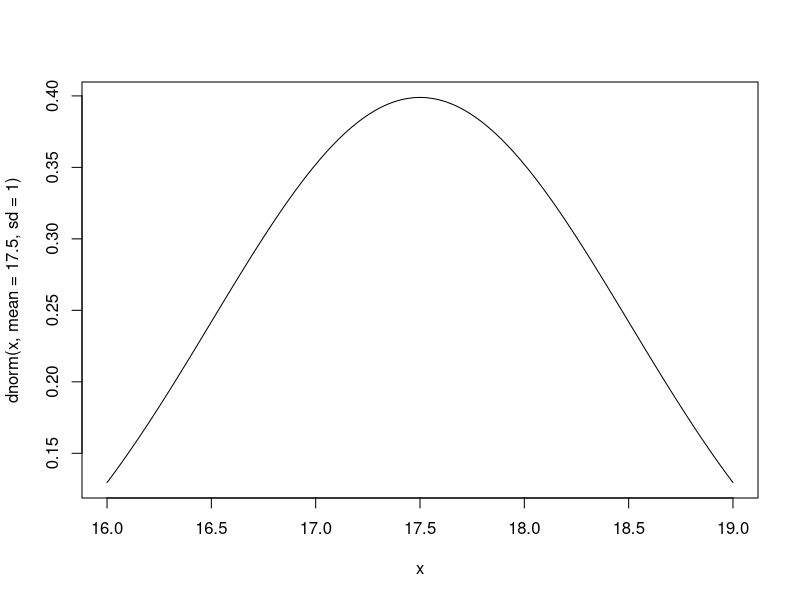
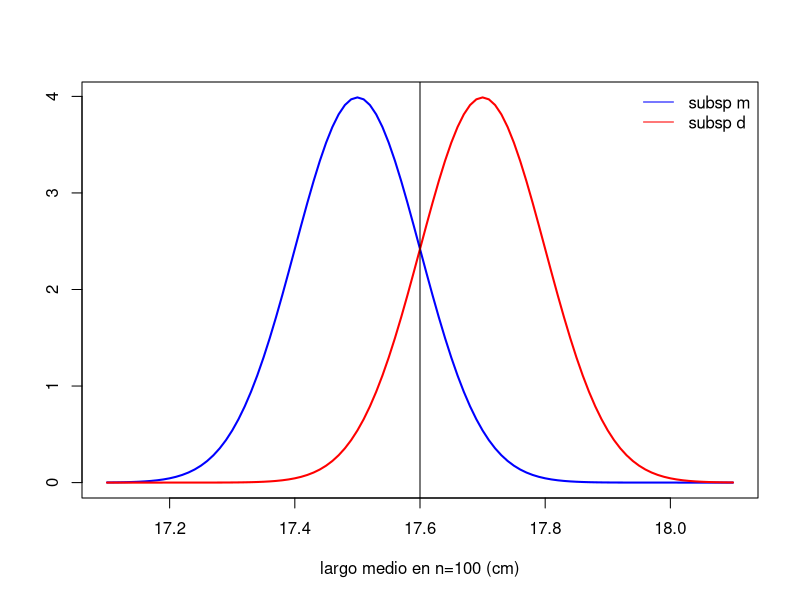
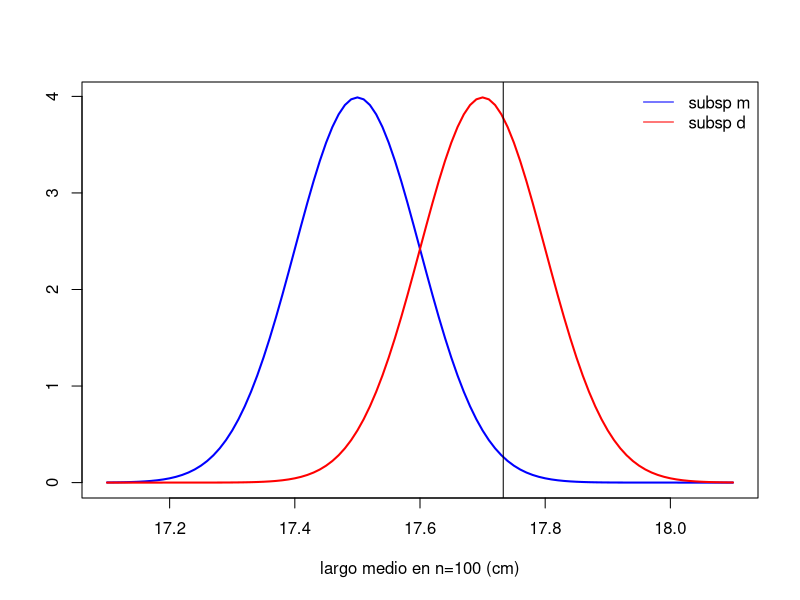
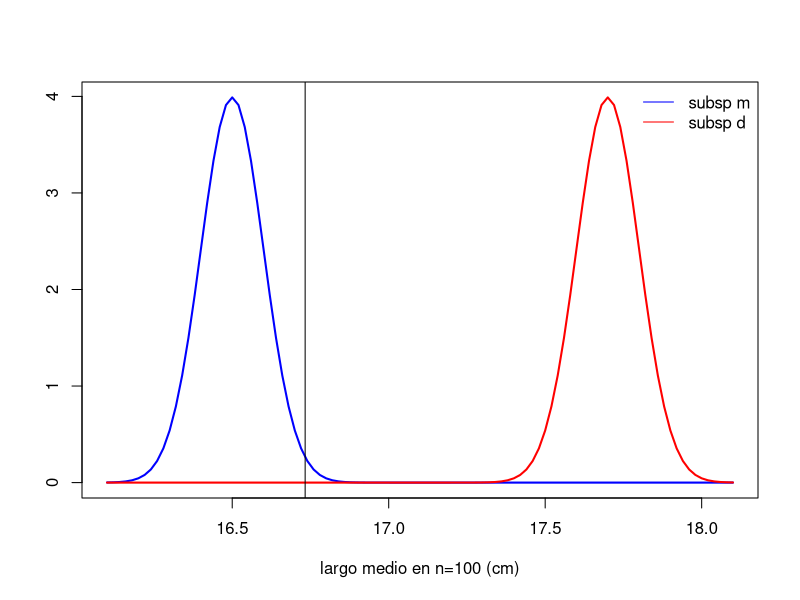
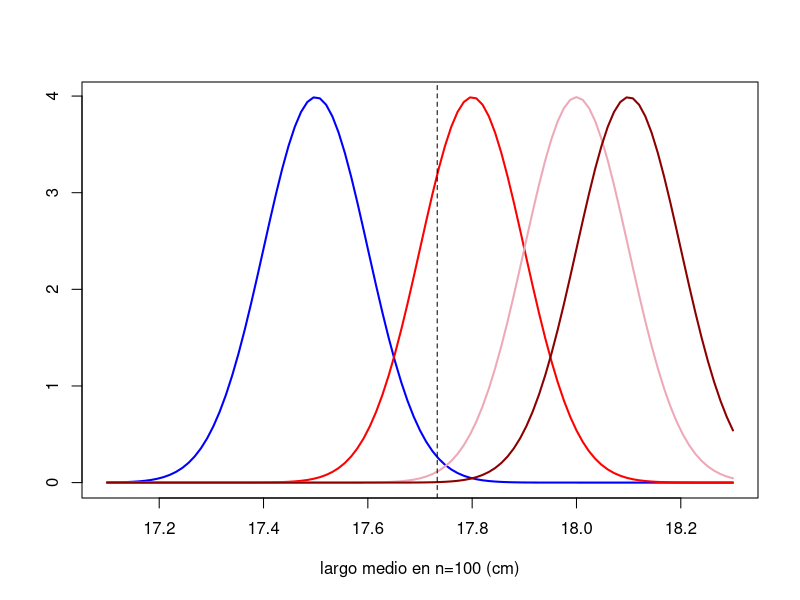
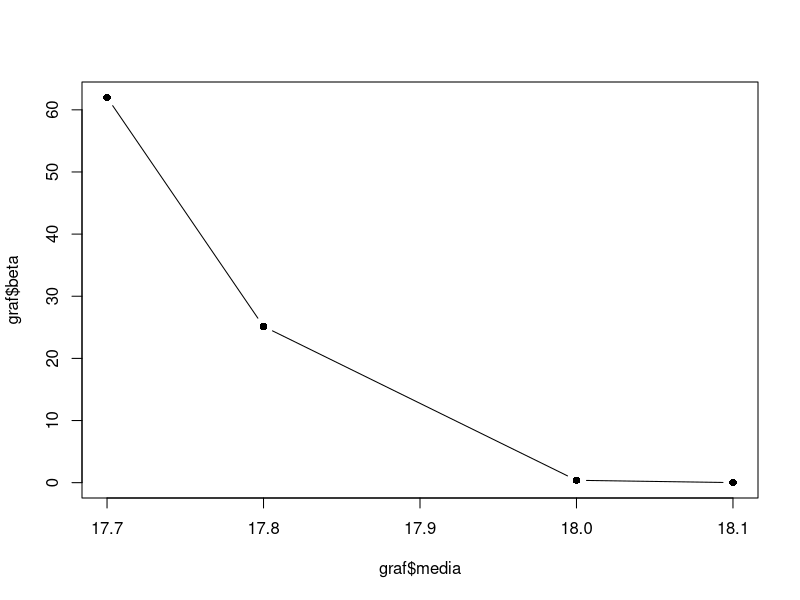
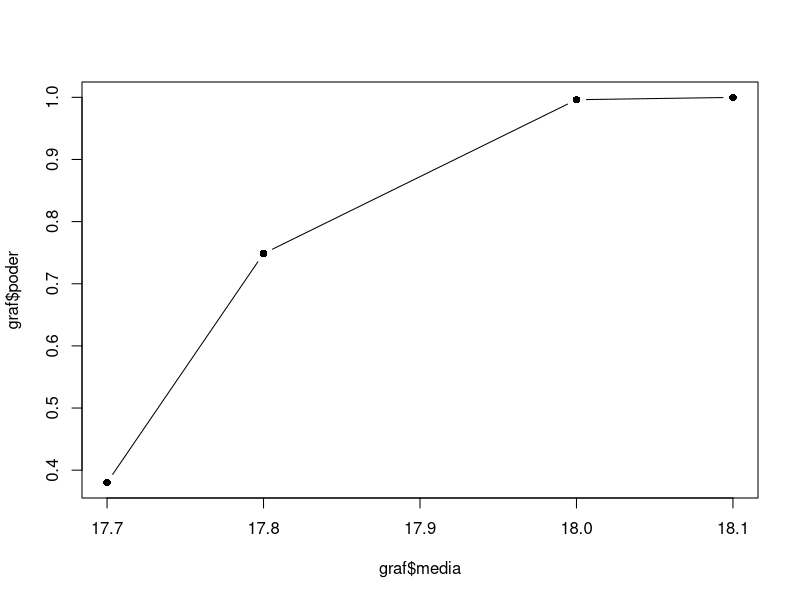

Write the R code that produced these figures, in order.

curve(dnorm(x,mean = 17.5, sd=1),from=16,to=19)

# gráficos para variable de interés: media de largos en n = 100
# por TCL sé que media = mu y var = sigma / raíz de n
# en este caso sigma vale 1, sqrt(100)=10 entonces var y desvío = 0.1 

plot(function(x){dnorm(x,mean=17.5, sd=0.1)}, 17.1, 18.1, lwd=2,col='blue',
     ylab = ' ',xlab='largo medio en n=100 (cm)')
plot(function(x){dnorm(x,mean=17.7, sd=0.1)}, 17.1, 18.1, add = T,lwd=2,col='red')
legend('topright',c('subsp m','subsp d'),lty=c(1,1),col = c('blue','red'),bty='n')
abline(v=17.6)

# c) si alpha fijo en 0.01
plot(function(x){dnorm(x,mean=17.5, sd=0.1)}, 17.1, 18.1, lwd=2,col='blue',
     ylab = ' ',xlab='largo medio en n=100 (cm)')
plot(function(x){dnorm(x,mean=17.7, sd=0.1)}, 17.1, 18.1, add = T,lwd=2,col='red')
legend('topright',c('subsp m','subsp d'),lty=c(1,1),col = c('blue','red'),bty='n')
abline(v=17.733)


# d) si mu de Cmm fuera 16.5 y alpha fijo en 0.01
plot(function(x){dnorm(x,mean=16.5, sd=0.1)}, 16.1, 18.1, lwd=2,col='blue',
     ylab = ' ',xlab='largo medio en n=100 (cm)')
plot(function(x){dnorm(x,mean=17.7, sd=0.1)}, 16.1, 18.1, add = T,lwd=2,col='red')
legend('topright',c('subsp m','subsp d'),lty=c(1,1),col = c('blue','red'),bty='n')
abline(v=16.733)

# e) si VC original (17.733), alpha fijo 0.01 y mu de Cmd variara:
# 17.8 rojo, 18 rosa, 18.1 bordó
plot(function(x){dnorm(x,mean=17.5, sd=0.1)}, 17.1, 18.3, lwd=2,col='blue',
     ylab = ' ',xlab='largo medio en n=100 (cm)')
plot(function(x){dnorm(x,mean=17.8, sd=0.1)}, 17.1, 18.3, add = T,lwd=2,col='red')
plot(function(x){dnorm(x,mean=18, sd=0.1)}, 17.1, 18.3, add = T,lwd=2,col='pink2')
plot(function(x){dnorm(x,mean=18.1, sd=0.1)}, 17.1, 18.3, add = T,lwd=2,col='red4')
#legend('topright',c('subsp m','subsp d'),lty=c(1,1),col = c('blue','red'),bty='n')
abline(v=17.733, lty=2)

# f) gráfico media de Cmd y beta
graf <- data.frame(media = 1:4,beta = 1:4)
graf$media <- c(17.7, 17.8, 18, 18.1)
graf$beta <- c(62, 25.14,0.38,0.01)

plot(graf$media,graf$beta,pch=16,type='b')

# graf para potencia
graf$poder <- 1-(graf$beta/100)
plot(graf$media,graf$poder,pch=16,type='b')
